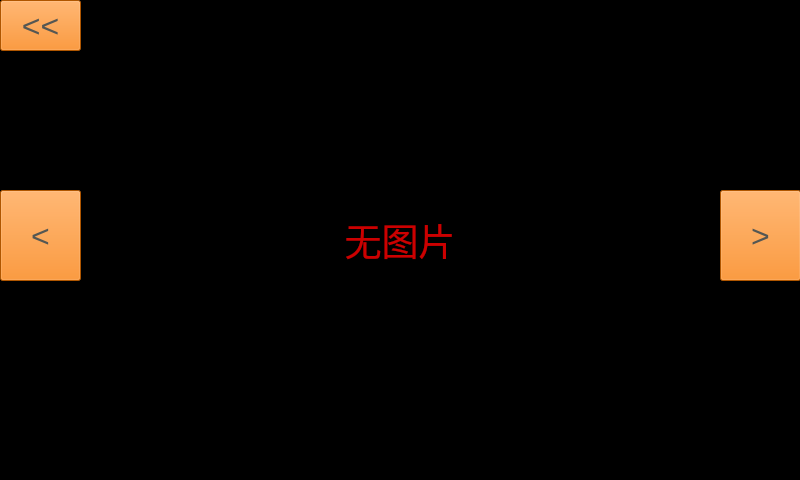
<?xml version="1.0" encoding="UTF-8"?>
<ui version="4.0">
 <class>showphoto</class>
 <widget class="QMainWindow" name="showphoto">
  <property name="geometry">
   <rect>
    <x>0</x>
    <y>0</y>
    <width>800</width>
    <height>480</height>
   </rect>
  </property>
  <property name="windowTitle">
   <string>MainWindow</string>
  </property>
  <widget class="QWidget" name="centralwidget">
   <widget class="QLabel" name="label">
    <property name="geometry">
     <rect>
      <x>80</x>
      <y>0</y>
      <width>640</width>
      <height>480</height>
     </rect>
    </property>
    <property name="font">
     <font>
      <pointsize>28</pointsize>
     </font>
    </property>
    <property name="styleSheet">
     <string notr="true">color: rgb(204, 0, 0);</string>
    </property>
    <property name="text">
     <string>无图片</string>
    </property>
    <property name="alignment">
     <set>Qt::AlignCenter</set>
    </property>
   </widget>
   <widget class="QPushButton" name="pushButton_front">
    <property name="geometry">
     <rect>
      <x>0</x>
      <y>190</y>
      <width>81</width>
      <height>91</height>
     </rect>
    </property>
    <property name="font">
     <font>
      <pointsize>24</pointsize>
     </font>
    </property>
    <property name="styleSheet">
     <string notr="true">color: rgb(85, 87, 83);
background-color: rgb(245, 121, 0);</string>
    </property>
    <property name="text">
     <string>&lt;</string>
    </property>
   </widget>
   <widget class="QPushButton" name="pushButton_next">
    <property name="geometry">
     <rect>
      <x>720</x>
      <y>190</y>
      <width>81</width>
      <height>91</height>
     </rect>
    </property>
    <property name="font">
     <font>
      <pointsize>24</pointsize>
     </font>
    </property>
    <property name="styleSheet">
     <string notr="true">color: rgb(85, 87, 83);
background-color: rgb(245, 121, 0);</string>
    </property>
    <property name="text">
     <string>&gt;</string>
    </property>
   </widget>
   <widget class="QLabel" name="label_2">
    <property name="geometry">
     <rect>
      <x>0</x>
      <y>0</y>
      <width>800</width>
      <height>480</height>
     </rect>
    </property>
    <property name="styleSheet">
     <string notr="true">background-color: rgb(0, 0, 0);</string>
    </property>
    <property name="text">
     <string/>
    </property>
   </widget>
   <widget class="QPushButton" name="pushButton_back">
    <property name="geometry">
     <rect>
      <x>0</x>
      <y>0</y>
      <width>81</width>
      <height>51</height>
     </rect>
    </property>
    <property name="font">
     <font>
      <pointsize>24</pointsize>
     </font>
    </property>
    <property name="styleSheet">
     <string notr="true">color: rgb(85, 87, 83);
background-color: rgb(245, 121, 0);</string>
    </property>
    <property name="text">
     <string>&lt;&lt;</string>
    </property>
   </widget>
   <zorder>label_2</zorder>
   <zorder>label</zorder>
   <zorder>pushButton_front</zorder>
   <zorder>pushButton_next</zorder>
   <zorder>pushButton_back</zorder>
  </widget>
 </widget>
 <resources/>
 <connections/>
</ui>
